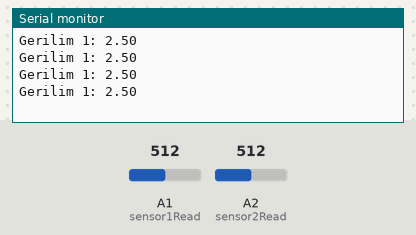
The sketch below on a simulated Arduino Uno, built with avr-gcc and run on an emulated ATmega328P. Parts: the last lines printed to the serial monitor. The inputs (shaded band) are chosen by the test bench; at power-on: A1 (sensor1Read) = 512, A2 (sensor2Read) = 512.

Above: at 1.2 s.
1.3 s: A1 (sensor1Read) set to 716
At 1.71 s:
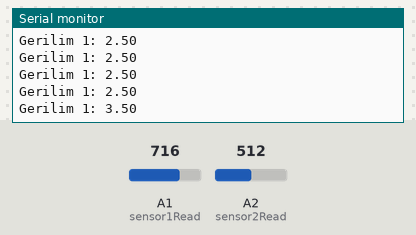
2.8 s: A1 (sensor1Read) set to 900
At 2.91 s:
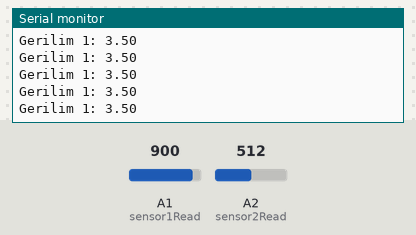
Timing chart, 0 to 5.8 s (numbered marks = the images above; inputs shaded):
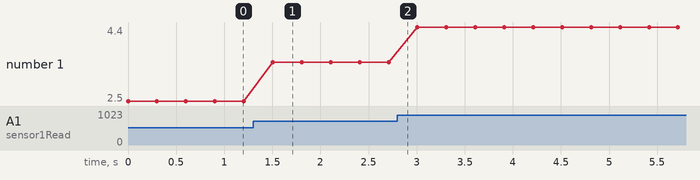

The sketch:

gazTepkimeCihazi.ino
```cpp
  int sensor1Read = A1;
  int sensor2Read = A2;
  float sensor1Deger = 0;
  float sensor2Deger = 0;
  float gerilim1, gerilim2;
  float sensor1Write = 10;
  float sensor2Write = 11;
  int gps = 12;
  int speed;

  void setup(){

  Serial.begin(9600);
  pinMode(gps, INPUT);

  }

  float sensor1 (float giris1) {

  analogWrite(sensor1Write, giris1);
  //return (giris1);
  }

  float sensor2 (float giris2) {

  analogWrite(sensor2Write, giris2);

  }

  void loop (){


  float firstVoltaj, secondVoltaj;
  gps = 1; //gps = 1, viraj olarak kabul edilir.
  speed = 80;

  sensor1Deger = analogRead(sensor1Read);
  gerilim1 = (sensor1Deger*5.00)/1023.0;

  sensor2Deger = analogRead(sensor2Read);
  gerilim2 = (sensor2Deger*5.00)/1023.0;


  Serial.print("Gerilim 1: ");
  Serial.println(gerilim1);
  delay(300);
  //Serial.print("Gerilim 2: ");
  //Serial.println(gerilim2);
  //delay(300);


  //pwm çıkış 0-255
  //analog okuma 0-1023

  if (gps ==1 && speed > 60) {
    firstVoltaj = gerilim1*51 - 51.00;
    sensor1(firstVoltaj);
    secondVoltaj = gerilim2*51 - 51.00;
    sensor2(secondVoltaj);
   // sensor2(sensor1(firstVoltaj)/2.00);
  }
// voltaj*51 = potDeğeri

  else if (gps == 1 && speed <= 60) {
    firstVoltaj = gerilim1*51;
    sensor1(firstVoltaj);
    secondVoltaj = gerilim2*51;
    sensor2(secondVoltaj);
   // sensor2(sensor1(firstVoltaj)/2.00);
  }

  else if (gps==0) {
    firstVoltaj = gerilim1*51;
    sensor1(firstVoltaj);
    secondVoltaj = gerilim2*51;
    sensor2(secondVoltaj);
   // sensor2(sensor1(firstVoltaj)/2.00);
  }

  }
```

Measured:
- after the input at 1.3 s, the serial monitor: prints a new line after 0.20 s (image 1)
- plotted number 1: 2.5 → 3.5 after the input at 1.3 s, 3.5 → 4.4 after the input at 2.8 s
